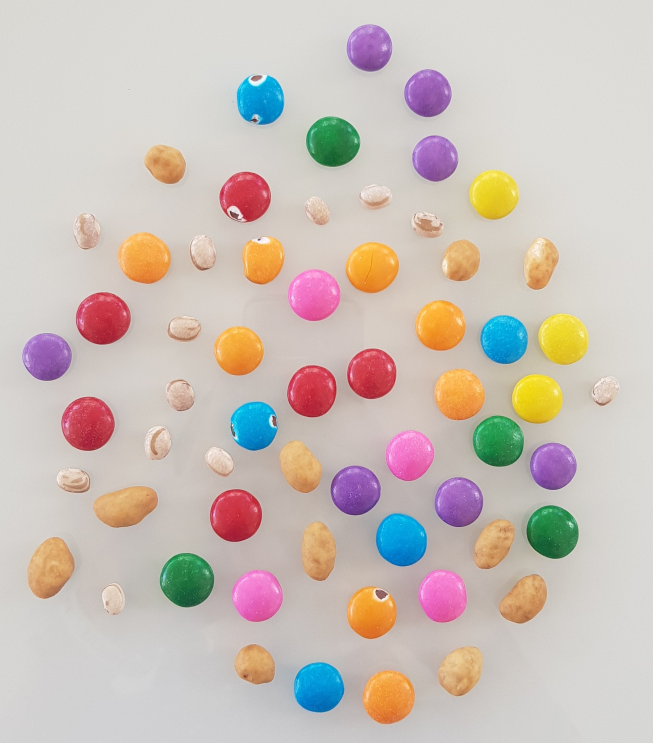
#> input picture misc/m10_0.jpg, 1957 x 2229 px, given in place of m1_0.jpg, which was not available (shown at 1/3 size)
$ python mmt.py
#> lines starting #> are read from the running program, lines starting #| are printed output that depends on the picture; after the words box and inside, x2 and y2 are one past the last pixel; in counts of white or black regions, pixels touching at a corner belong together; pictures that were not available may be replaced by others from this repository, and a replacement may not be noted
import cv2
import numpy as np
from threading import Thread
import time


img = 0

class HSV_MASK (Thread):


    def __init__ (self, img_hsv, low, high, median, dilate, erode, mask, paint):
        Thread.__init__(self)
        self.img_hsv = img_hsv
        self.low = low
        self.high = high
        self.median = median
        self.dilate = dilate
        self.erode = erode
        self.mask = mask
        self.paint = paint
        self.tt = 0


    def run(self):
        kernel = np.ones((3,3), np.uint8)

        if (self.mask is 0):
            self.mask = cv2.inRange(self.img_hsv, self.low, self.high)


        self.mask = cv2.medianBlur(self.mask, self.median)
        self.mask = cv2.dilate(self.mask, kernel, iterations=self.dilate)
        self.mask = cv2.erode(self.mask, kernel, iterations=self.erode)

        contours, h = cv2.findContours(self.mask, cv2.RETR_EXTERNAL, cv2.CHAIN_APPROX_SIMPLE)

        med = 0
        ctr = 0
        for obj in contours:
            area = cv2.contourArea(obj)

            if (area > 2000):
                ctr = ctr + 1
                med = med + area

        if (ctr > 0):
            med = med/ctr

            for obj in contours:
                area = cv2.contourArea(obj)

                if (area > med*0.6):
                    self.tt = self.tt + 1
                    x, y, w, h = cv2.boundingRect(obj)
                    global img
                    img = cv2.rectangle(img, (x,y), (x+w, y+h), self.paint, 3)


for p2 in range(0, 4):
    for p1 in range(1, 11):
        st = "misc/m" + str(p1) + "_" + str(p2) + ".jpg"
        print(st)
        img = cv2.imread(st)
#> img is the input picture: shape (2229, 1957, 3); mean B, G, R 185, 192.1, 203.4

        #Open & Filter
        #img = cv2.resize(img, (1920, 1080))
        img = cv2.medianBlur(img, 3)
        img_hsv = cv2.cvtColor(img, cv2.COLOR_BGR2HSV)
#> img_hsv: shape (2229, 1957, 3); mean H, S, V 35.4, 40.6, 209.6


        #Color detectors THREAD
        mask1 = cv2.inRange(img_hsv, (0, 100, 150), (5, 255, 255))
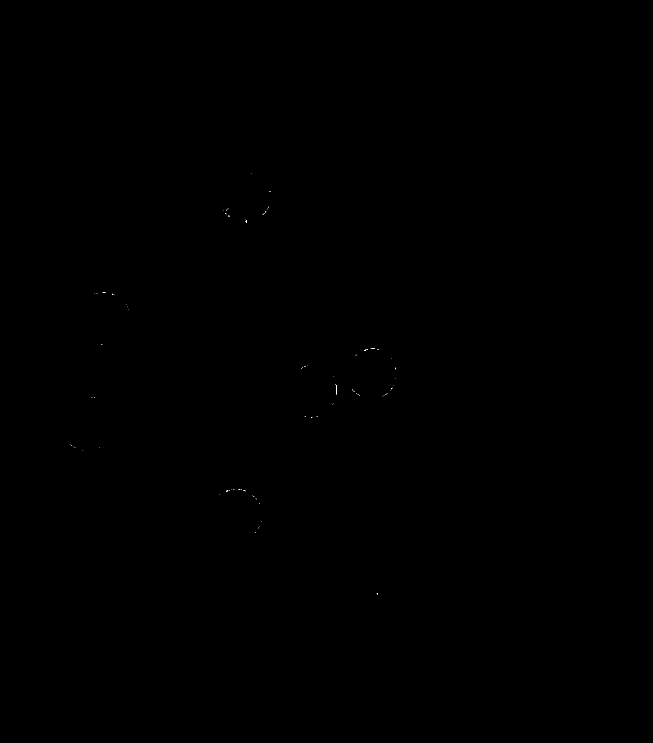
#> mask1: shape (2229, 1957) (shown at 1/3 size); 0.01% white in thin lines or dots, all inside (x1, y1, x2, y2) = (212, 519, 1188, 1784)
        mask2 = cv2.inRange(img_hsv, (170, 100, 150), (180, 255, 255))
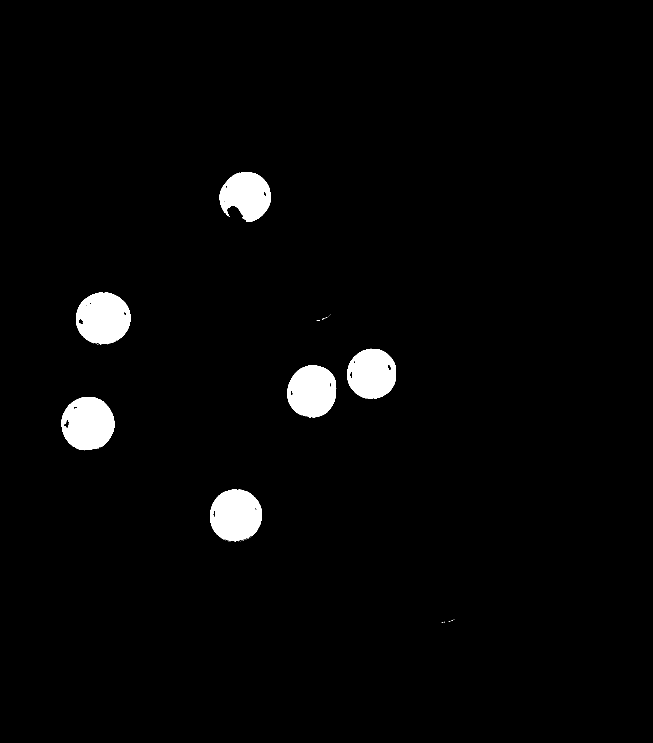
#> mask2: shape (2229, 1957) (shown at 1/3 size); 2.5% white; 55 white regions (49 under 20 px), largest, box (x1, y1, x2, y2) and area: (185, 1191, 344, 1350) 19593, (228, 878, 391, 1032) 19569, (630, 1468, 786, 1623) 18927, (862, 1096, 1009, 1250) 17976, (1042, 1046, 1188, 1197) 17116, (659, 516, 812, 666) 16207
        r_mask = cv2.bitwise_or(mask1, mask2)
#> r_mask: shape (2229, 1957); 2.5% white; 54 white regions (48 under 20 px), largest, box (x1, y1, x2, y2) and area: (185, 1191, 344, 1351) 19604, (228, 877, 391, 1032) 19592, (630, 1468, 786, 1623) 18975, (862, 1096, 1010, 1251) 18027, (1042, 1046, 1188, 1197) 17189, (659, 516, 812, 667) 16266


        r = HSV_MASK(img_hsv, (0, 0, 0), (180, 255, 50), 3, 1, 6, r_mask, (0, 0, 255))
        g = HSV_MASK(img_hsv, (30, 50, 50), (80, 255, 255), 3, 1, 6, 0, (0, 255, 0))
        b = HSV_MASK(img_hsv, (85, 50, 50), (105, 255, 255), 3, 1, 6, 0, (255, 0, 0))
        o = HSV_MASK(img_hsv, (10, 150, 170), (20, 255, 255), 3, 1, 6, 0, (80, 127, 255))
        y = HSV_MASK(img_hsv, (20 , 100, 170), (30, 255, 255), 3, 1, 12, 0, (0, 255, 255))
        p = HSV_MASK(img_hsv, (130, 50, 50), (150, 255, 255), 3, 1, 6, 0, (255, 0, 255))
        k = HSV_MASK(img_hsv, (155, 60, 170), (170, 255, 255), 3, 1, 6, 0, (193, 182, 255))


        tsk_lt = [r, g, b, o, y, p, k]
        for obj in tsk_lt:
            obj.start()
#> this loop made 7 passes

        for obj in tsk_lt:
            obj.join()


        img = cv2.resize(img, (1024, 720))
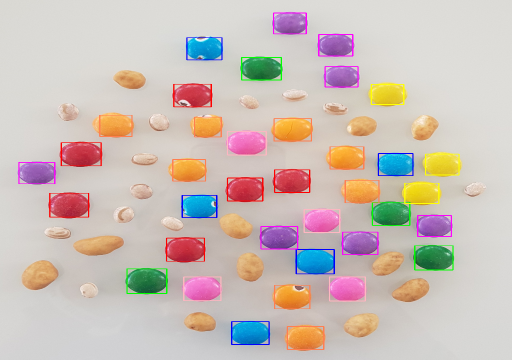
#> img: shape (720, 1024, 3) (shown at 1/2 size); mean B, G, R 184.1, 190.4, 203.4
        img = cv2.medianBlur(img, 3)


        tt = 0
        y_pos = 0
        for obj in tsk_lt:
            if obj.tt == 0:
                continue

            tt = tt + obj.tt
            y_pos = y_pos + 70
            cv2.putText(img, str(obj.tt), (10,  y_pos), cv2.FONT_HERSHEY_SIMPLEX, 2, obj.paint, 3, cv2.LINE_AA)
#> this loop made 7 passes
#> (tt, y_pos) on passes 1 to 7: (6, 70), (10, 140), (15, 210), (23, 280), (26, 350), (33, 420), (37, 490)
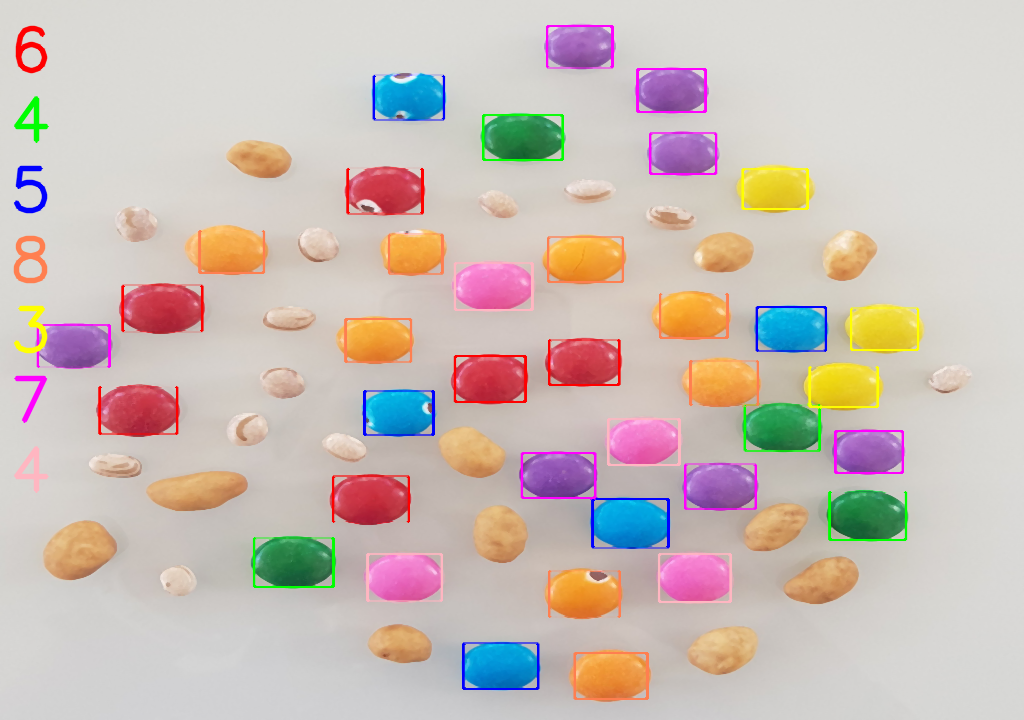
#> img: shape (720, 1024, 3); mean B, G, R 183.6, 190, 203.2
#> after the loop, tt = 37; y_pos = 490

        cv2.putText(img, str(tt), (10,  y_pos+70), cv2.FONT_HERSHEY_SIMPLEX, 2, (0,0,0), 3, cv2.LINE_AA)
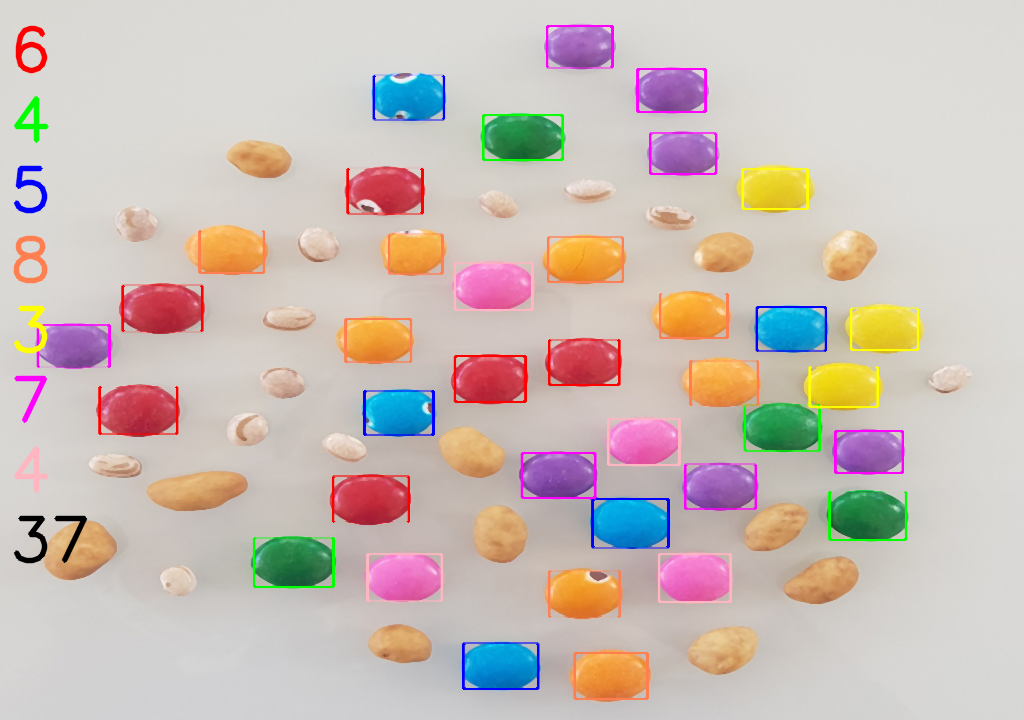
#> img: shape (720, 1024, 3); 0.17% of pixels changed, all inside (x1, y1, x2, y2) = (13, 515, 88, 564)


        cv2.imshow("Org", img)
        cv2.waitKey(60000)
        cv2.destroyAllWindows()


        if r.tt != 12 and r.tt > 0:
            print("R: " + str(r.tt))
#| R: 6
        if g.tt != 15 and g.tt > 0:
            print("G: " + str(g.tt))
#| G: 4
        if b.tt != 31 and b.tt > 0:
            print("B: " + str(b.tt))
#| B: 5
        if o.tt != 29 and o.tt > 0:
            print("O: " + str(o.tt))
#| O: 8
        if y.tt != 27 and y.tt > 0:
            print("Y: " + str(y.tt))
#| Y: 3
        if p.tt != 38 and p.tt > 0:
            print("P: " + str(p.tt))
#| P: 7
        if k.tt != 14 and k.tt > 0:
            print("K: " + str(k.tt))
#| K: 4
#> (the run stopped early here; a loop or call above may not have finished)

$ run again, on misc/m11_0.jpg
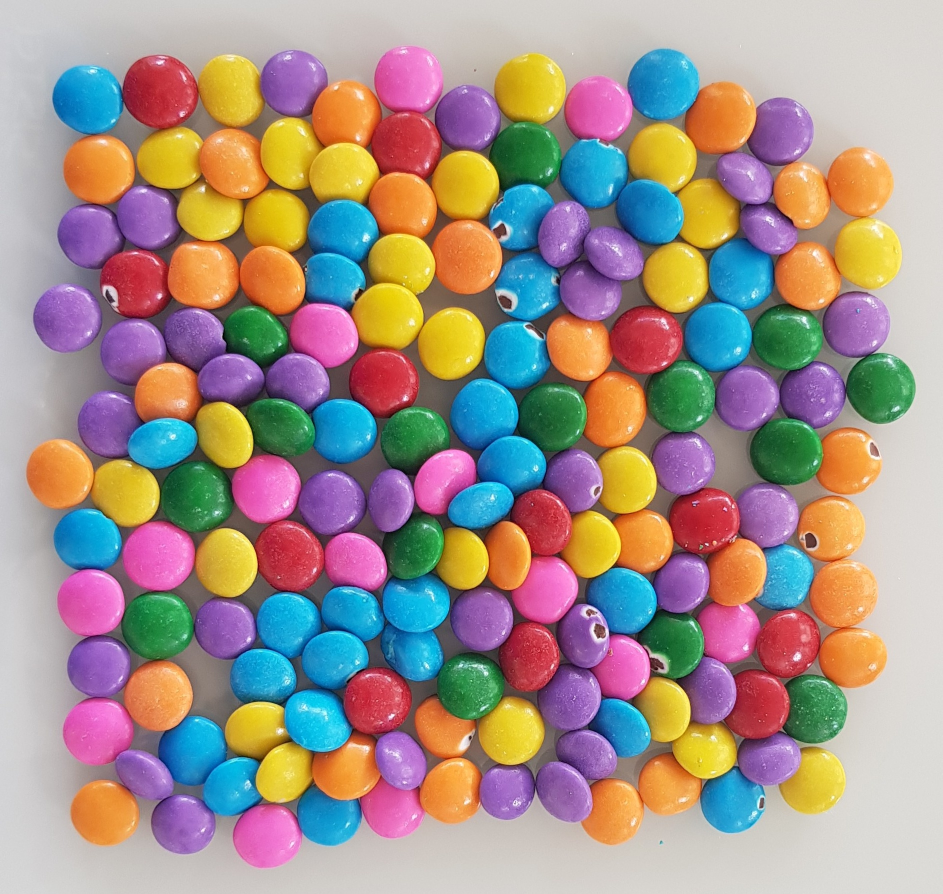
#> input picture misc/m11_0.jpg, 1885 x 1788 px, given in place of m1_0.jpg, which was not available (shown at 1/2 size)
#> img is the input picture: shape (1788, 1885, 3); mean B, G, R 137.9, 145.1, 162.7
#> img_hsv: shape (1788, 1885, 3); mean H, S, V 73.2, 118.9, 190.9
#> `mask1 = cv2.inRange(img_hsv, (0, 100, 150), (5, 255, 255))`:
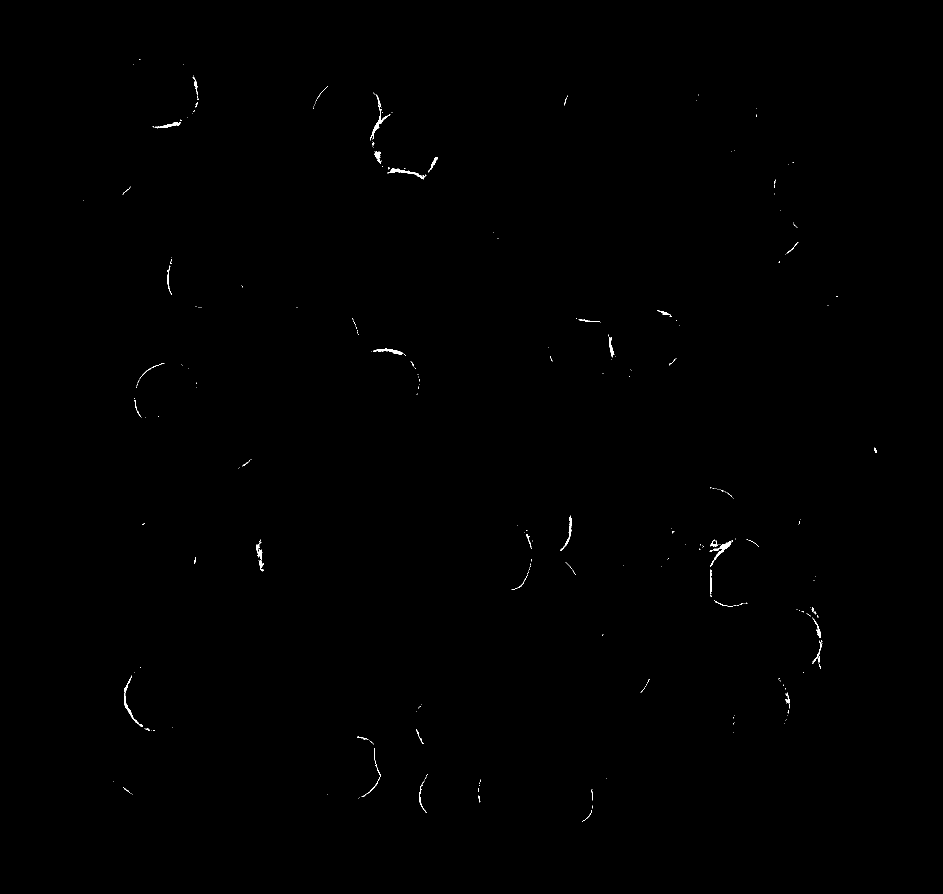
#> mask1: shape (1788, 1885) (shown at 1/2 size); 0.17% white; 277 white regions (230 under 20 px), largest, box (x1, y1, x2, y2) and area: (1419, 1080, 1466, 1134) 405, (775, 336, 853, 359) 357, (740, 215, 781, 281) 338
#> mask2: shape (1788, 1885); 4.5% white; 121 white regions (87 under 20 px), largest, box (x1, y1, x2, y2) and area: (256, 111, 395, 255) 14576, (513, 1038, 650, 1181) 14034, (1222, 617, 1365, 746) 13740
#> r_mask: shape (1788, 1885); 4.7% white; 214 white regions (166 under 20 px), largest, box (x1, y1, x2, y2) and area: (256, 111, 398, 257) 14965, (740, 155, 881, 359) 14729, (512, 1038, 650, 1181) 14325
#> the loop `for obj in tsk_lt:` made 7 passes
#> the loop `for obj in tsk_lt:` made 7 passes
#> (tt, y_pos) on passes 1 to 7: (12, 70), (27, 140), (35, 210), (63, 280), (88, 350), (104, 420), (118, 490)
#> after the loop `for obj in tsk_lt:`: tt = 118; y_pos = 490
#> `cv2.putText(img, str(tt), (10,  y_pos+70), cv2.FONT_HERSHEY_SIMPLEX, 2..`:
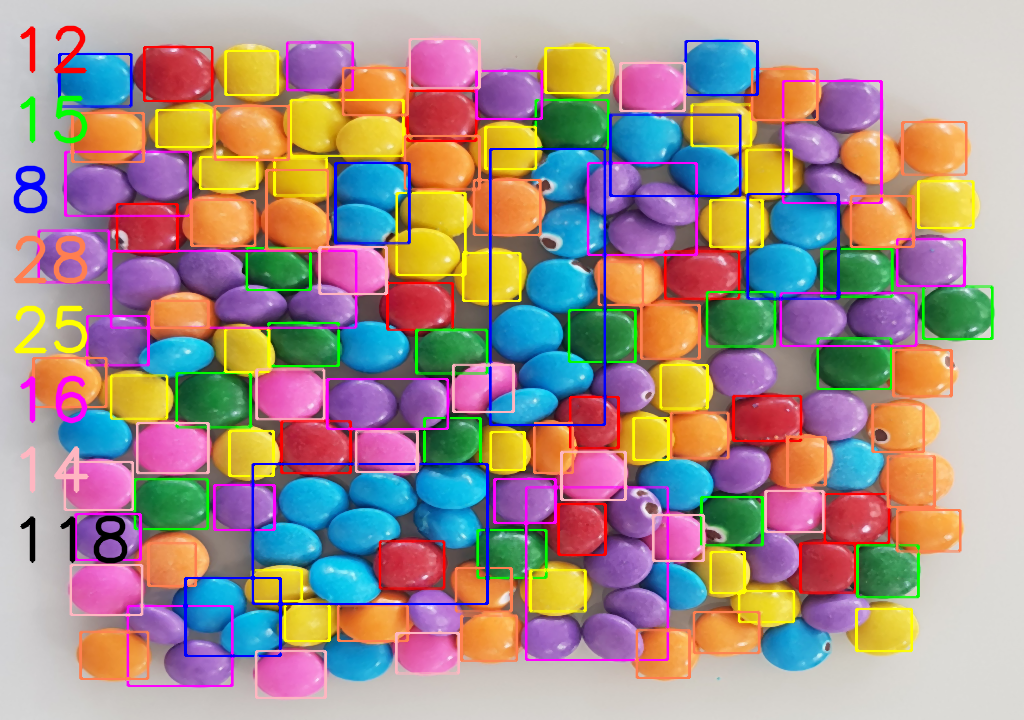
#> img: shape (720, 1024, 3); mean B, G, R 138.6, 144.3, 165.8
#| B: 8
#| O: 28
#| Y: 25
#| P: 16

$ run again, on misc/m11_1.jpg
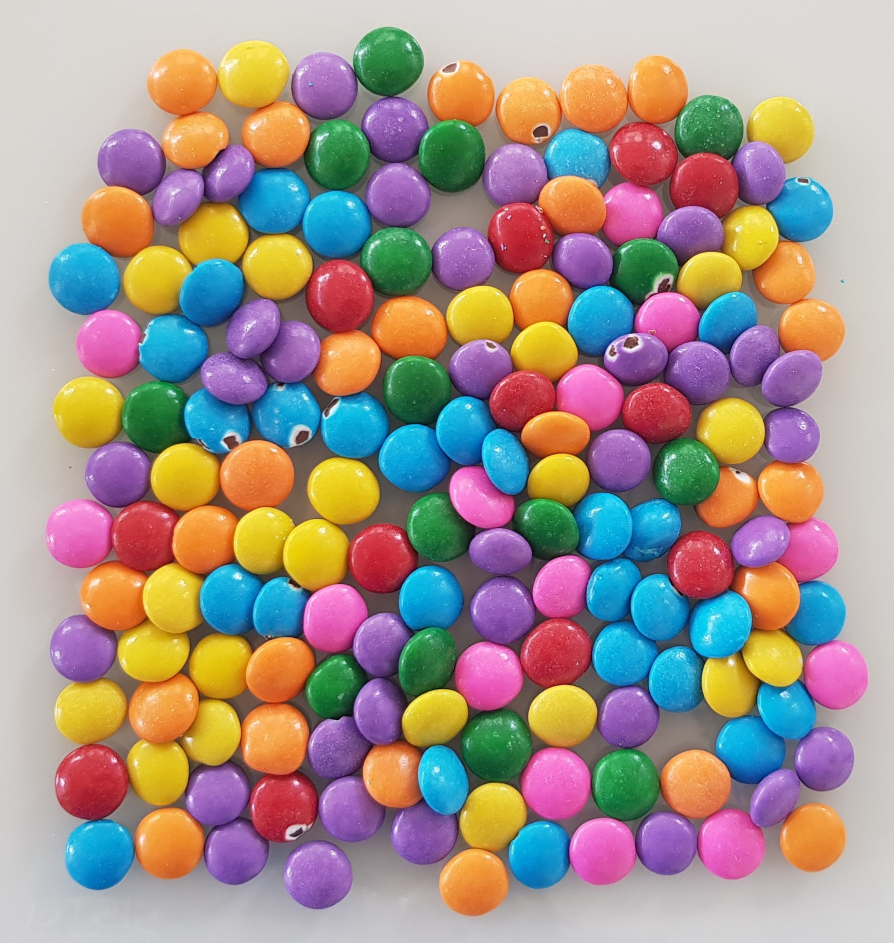
#> input picture misc/m11_1.jpg, 1788 x 1885 px, given in place of m1_0.jpg, which was not available (shown at 1/2 size)
#> img is the input picture: shape (1885, 1788, 3); mean B, G, R 137.9, 145.1, 162.7
#> img_hsv: shape (1885, 1788, 3); mean H, S, V 73.2, 118.9, 190.9
#> `mask1 = cv2.inRange(img_hsv, (0, 100, 150), (5, 255, 255))`:
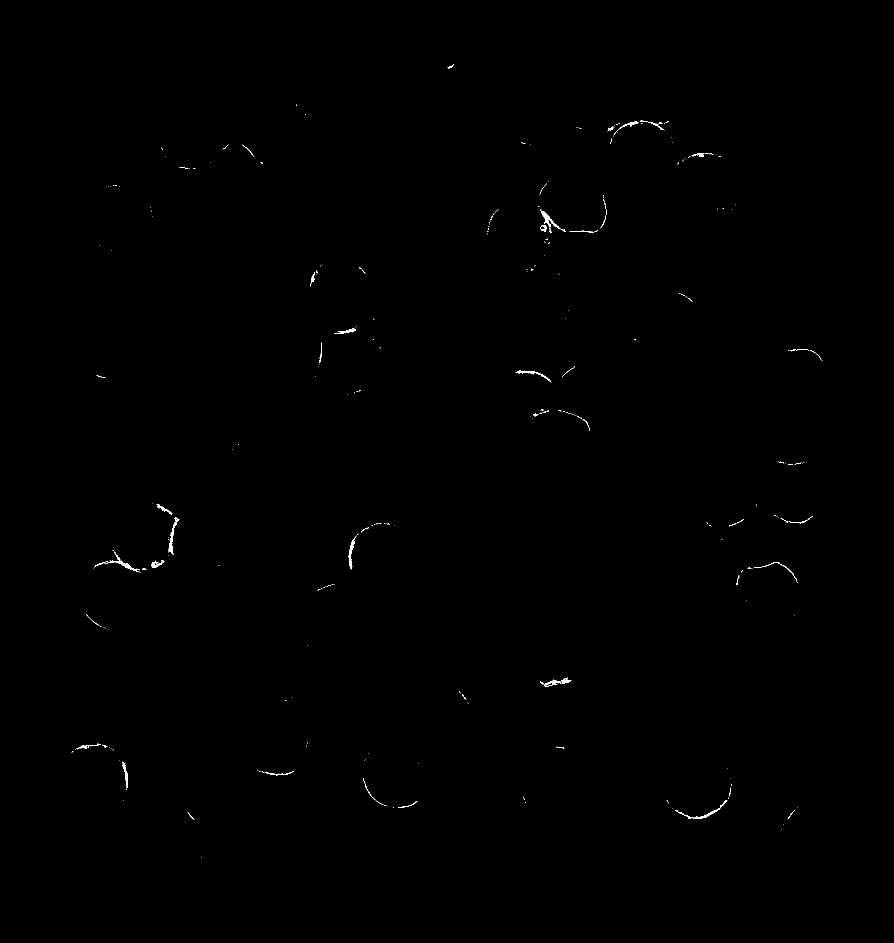
#> mask1: shape (1885, 1788) (shown at 1/2 size); 0.18% white; 305 white regions (256 under 20 px), largest, box (x1, y1, x2, y2) and area: (337, 1034, 359, 1110) 357, (1080, 419, 1122, 459) 350, (210, 1103, 281, 1145) 340
#> mask2: shape (1885, 1788); 4.5% white; 118 white regions (84 under 20 px), largest, box (x1, y1, x2, y2) and area: (111, 1490, 254, 1632) 14601, (1037, 1235, 1181, 1373) 13969, (617, 520, 746, 663) 13734
#> r_mask: shape (1885, 1788); 4.7% white; 230 white regions (180 under 20 px), largest, box (x1, y1, x2, y2) and area: (111, 1487, 256, 1632) 14990, (162, 1004, 359, 1145) 14753, (1037, 1235, 1181, 1373) 14320
#> the loop `for obj in tsk_lt:` made 7 passes
#> the loop `for obj in tsk_lt:` made 7 passes
#> (tt, y_pos) on passes 1 to 7: (12, 70), (27, 140), (35, 210), (63, 280), (86, 350), (102, 420), (116, 490)
#> after the loop `for obj in tsk_lt:`: tt = 116; y_pos = 490
#> `cv2.putText(img, str(tt), (10,  y_pos+70), cv2.FONT_HERSHEY_SIMPLEX, 2..`:
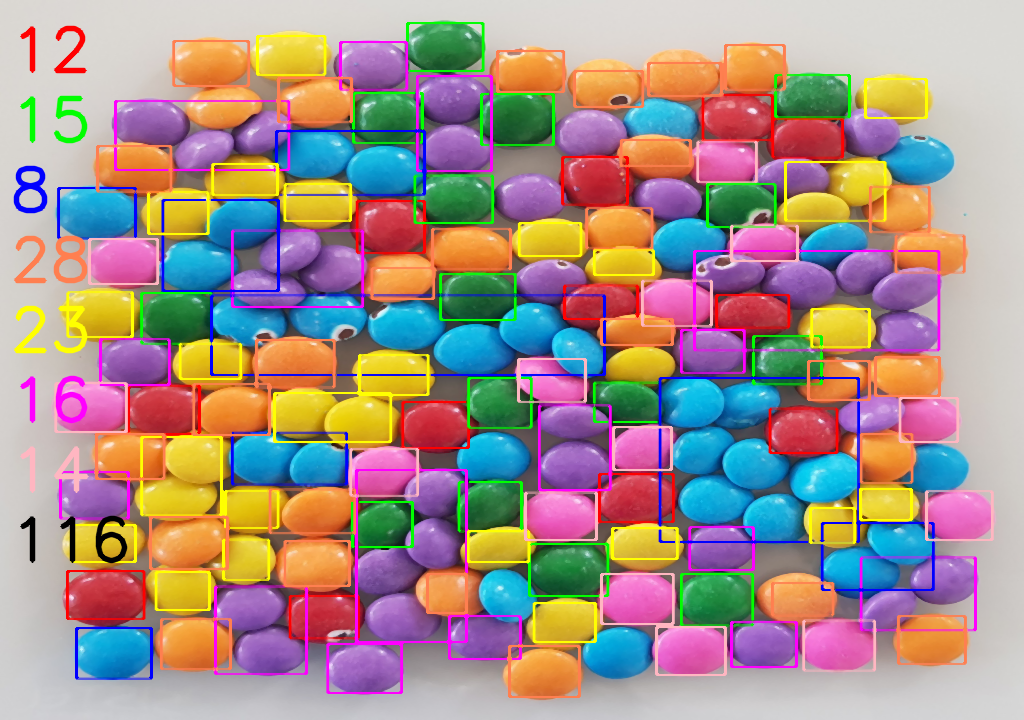
#> img: shape (720, 1024, 3); mean B, G, R 138.2, 144, 165.6
#| B: 8
#| O: 28
#| Y: 23
#| P: 16
